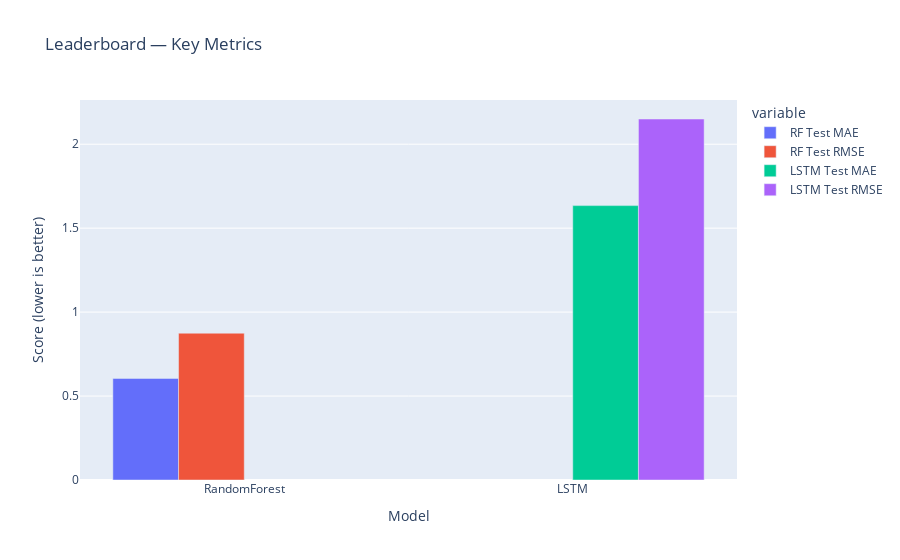

This figure's notebook cell:
### Code cell
leaderboard = pd.DataFrame([
    {"Model":"RandomForest", **rf_val_metrics, **rf_test_metrics},
    {"Model":"LSTM",         **lstm_val_metrics, **lstm_test_metrics}
])

# Pretty + interactive
fig = px.bar(
    leaderboard.melt(id_vars="Model", value_vars=["RF Test MAE","RF Test RMSE","LSTM Test MAE","LSTM Test RMSE"] if "RF Test MAE" in leaderboard.columns else leaderboard.columns),
    x="Model", y="value", color="variable", barmode="group",
    title="Leaderboard — Key Metrics"
)
fig.update_layout(yaxis_title="Score (lower is better)")
display(leaderboard)
fig.show()

### Figure 1 — Plotly figure (JSON) as saved in the notebook; plotly's stock layout.template omitted (floating-point values rounded to 4 significant figures)
{"data": [{"alignmentgroup": "True", "hovertemplate": "variable=RF Test MAE<br>Model=%{x}<br>value=%{y}<extra></extra>", "legendgroup": "RF Test MAE", "marker": {"color": "#636efa", "pattern": {"shape": ""}}, "name": "RF Test MAE", "offsetgroup": "RF Test MAE", "orientation": "v", "showlegend": true, "textposition": "auto", "x": ["RandomForest", "LSTM"], "xaxis": "x", "y": [0.605, NaN], "yaxis": "y", "type": "bar"}, {"alignmentgroup": "True", "hovertemplate": "variable=RF Test RMSE<br>Model=%{x}<br>value=%{y}<extra></extra>", "legendgroup": "RF Test RMSE", "marker": {"color": "#EF553B", "pattern": {"shape": ""}}, "name": "RF Test RMSE", "offsetgroup": "RF Test RMSE", "orientation": "v", "showlegend": true, "textposition": "auto", "x": ["RandomForest", "LSTM"], "xaxis": "x", "y": [0.8744, NaN], "yaxis": "y", "type": "bar"}, {"alignmentgroup": "True", "hovertemplate": "variable=LSTM Test MAE<br>Model=%{x}<br>value=%{y}<extra></extra>", "legendgroup": "LSTM Test MAE", "marker": {"color": "#00cc96", "pattern": {"shape": ""}}, "name": "LSTM Test MAE", "offsetgroup": "LSTM Test MAE", "orientation": "v", "showlegend": true, "textposition": "auto", "x": ["RandomForest", "LSTM"], "xaxis": "x", "y": [NaN, 1.634], "yaxis": "y", "type": "bar"}, {"alignmentgroup": "True", "hovertemplate": "variable=LSTM Test RMSE<br>Model=%{x}<br>value=%{y}<extra></extra>", "legendgroup": "LSTM Test RMSE", "marker": {"color": "#ab63fa", "pattern": {"shape": ""}}, "name": "LSTM Test RMSE", "offsetgroup": "LSTM Test RMSE", "orientation": "v", "showlegend": true, "textposition": "auto", "x": ["RandomForest", "LSTM"], "xaxis": "x", "y": [NaN, 2.15], "yaxis": "y", "type": "bar"}], "layout": {"xaxis": {"anchor": "y", "domain": [0.0, 1.0], "title": {"text": "Model"}}, "yaxis": {"anchor": "x", "domain": [0.0, 1.0], "title": {"text": "Score (lower is better)"}}, "legend": {"title": {"text": "variable"}, "tracegroupgap": 0}, "title": {"text": "Leaderboard — Key Metrics"}, "barmode": "group"}}
